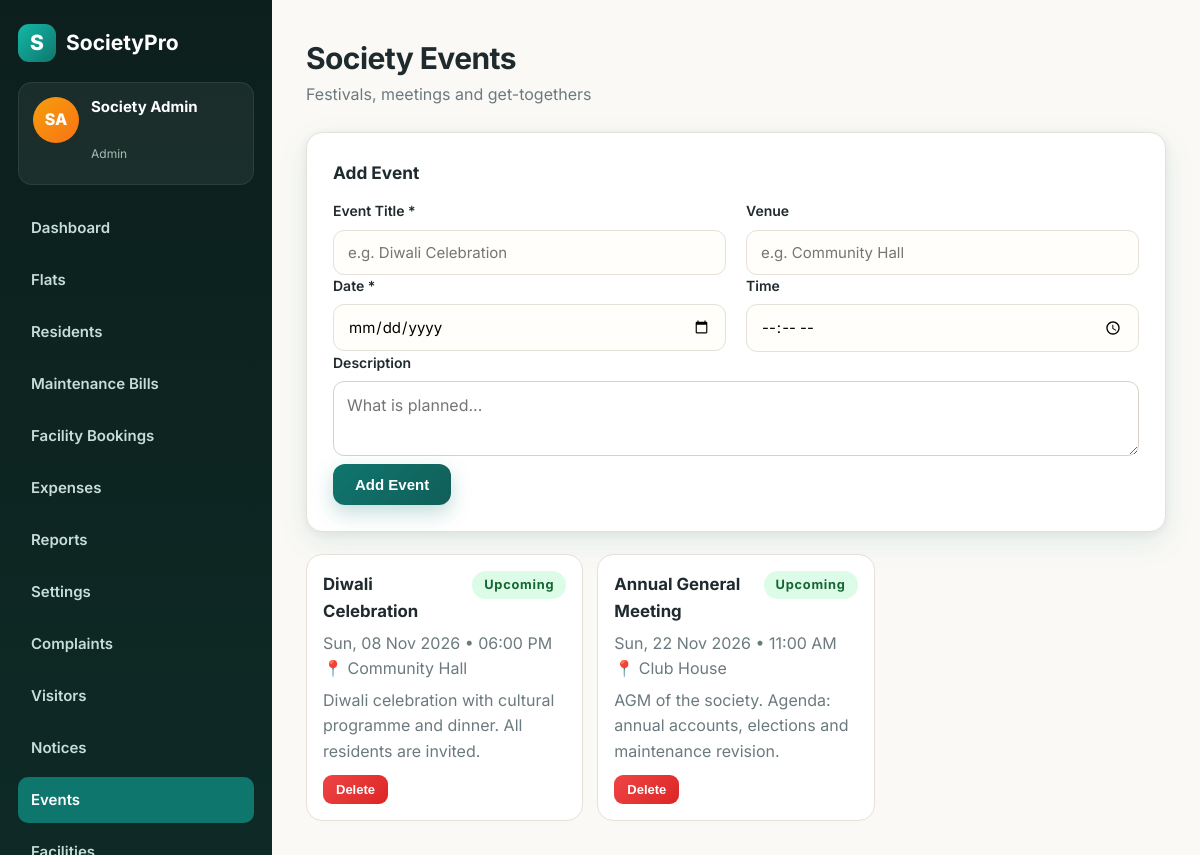
The app's page /events.php (signed in) with its own data.
### tables this page shows
CREATE TABLE IF NOT EXISTS `events` (
  `id` int(11) NOT NULL AUTO_INCREMENT,
  `title` varchar(200) NOT NULL,
  `event_date` date NOT NULL,
  `event_time` time DEFAULT NULL,
  `venue` varchar(120) DEFAULT NULL,
  `description` text DEFAULT NULL,
  `created_by` int(11) DEFAULT NULL,
  `created_at` datetime NOT NULL DEFAULT current_timestamp(),
  PRIMARY KEY (`id`),
  KEY `event_date` (`event_date`)
);

### includes/functions.php (called while the page is built, shortened)
<?php
function e(?string $v): string { return htmlspecialchars((string)$v, ENT_QUOTES, 'UTF-8'); }
function current_user(): ?array { return $_SESSION['user'] ?? null; }
function is_admin(): bool { return (current_user()['role'] ?? '') === 'admin'; }

### events.php (the view, shortened to what this page needs)
<?php
require_once __DIR__ . '/includes/functions.php';
$db = db();
$events = $db->query('SELECT * FROM events ORDER BY (event_date >= CURDATE()) DESC, event_date ASC, id DESC LIMIT 50')->fetchAll();
require_once __DIR__ . '/includes/header.php';
?>
<div class="page-head"><h1>Society Events</h1><p>Festivals, meetings and get-togethers</p></div>
<?php if (is_admin()): ?>
<div class="card" style="margin-bottom:22px">
  <h2 style="font-size:1.08rem;margin-bottom:14px">Add Event</h2>
  <form method="post">
    <div class="form-grid">
      <div class="field"><label>Event Title *</label><input type="text" name="title" required placeholder="e.g. Diwali Celebration"></div>
      <div class="field"><label>Venue</label><input type="text" name="venue" placeholder="e.g. Community Hall"></div>
      <div class="field"><label>Date *</label><input type="date" name="event_date" required></div>
      <div class="field"><label>Time</label><input type="time" name="event_time"></div>
      <div class="field" style="grid-column:1/-1"><label>Description</label><textarea name="description" rows="2" placeholder="What is planned..."></textarea></div>
    </div>
    <button class="btn" type="submit">Add Event</button>
  </form>
</div>
<?php endif; ?>
<div class="flat-grid" style="grid-template-columns:repeat(auto-fill,minmax(260px,1fr))">
<?php foreach ($events as $ev): $upcoming = $ev['event_date'] >= date('Y-m-d'); ?>
  <div class="flat-card" style="text-align:left">
    <div style="display:flex;justify-content:space-between;align-items:start;gap:8px">
      <strong style="font-size:1.05rem"><?= e($ev['title']) ?></strong>
      <?= $upcoming ? '<span class="pill pill-approved">Upcoming</span>' : '<span class="pill pill-closed">Past</span>' ?>
    </div>
    <p style="color:var(--muted);margin-top:6px"><?= e(date('D, d M Y', strtotime($ev['event_date']))) ?><?= $ev['event_time'] ? ' &bull; ' . e(date('h:i A', strtotime($ev['event_time']))) : '' ?><?= $ev['venue'] ? '<br>📍 ' . e($ev['venue']) : '' ?></p>
    <?php if ($ev['description']): ?><p style="color:var(--muted);margin-top:6px"><?= e($ev['description']) ?></p><?php endif; ?>
    <?php if (is_admin()): ?><form method="post" data-confirm="Remove this event?" style="margin-top:10px"><button class="btn btn-sm btn-danger" type="submit">Delete</button></form><?php endif; ?>
  </div>
<?php endforeach; ?>
</div>
<?php require_once __DIR__ . '/includes/footer.php'; ?>

### assets/css/style.css (style rules this page uses)
:root { --paper:#FAF9F6; --card:#FFFFFF; --ink:#1F2A2E; --muted:#6B7A7E; --teal:#0F766E; --teal-dark:#115E59; --teal-soft:#E3F2EF; --amber:#F59E0B; --line:#E5E1D8; --danger:#DC2626; --success:#15803D; --radius:16px; --shadow:0 10px 30px rgba(15,118,110,.10), 0 2px 8px rgba(31,42,46,.06); }
* { margin:0;padding:0;box-sizing:border-box }
body { font-family:'Inter',system-ui,-apple-system,Segoe UI,Roboto,sans-serif;background:var(--paper);color:var(--ink);line-height:1.6 }
.btn { display:inline-flex;align-items:center;justify-content:center;gap:8px;background:linear-gradient(135deg,var(--teal),var(--teal-dark));color:#fff!important;border:none;padding:12px 22px;border-radius:12px;font-weight:700;font-size:15px;cursor:pointer;box-shadow:0 8px 20px rgba(15,118,110,.25);transition:.2s;text-decoration:none!important }
.btn-danger { background:linear-gradient(135deg,#EF4444,var(--danger));box-shadow:none }
.btn-sm { padding:7px 13px;font-size:13px;border-radius:9px }
.pill { display:inline-block;background:var(--teal-soft);color:var(--teal-dark);font-weight:700;font-size:12px;letter-spacing:.06em;text-transform:uppercase;padding:6px 12px;border-radius:999px;margin-bottom:16px }
label { display:block;font-weight:600;font-size:14px;margin-bottom:7px }
input,select { width:100%;padding:12px 14px;border:1.5px solid var(--line);border-radius:11px;font-size:15px;font-family:inherit;background:#FFFEFB;transition:.15s }
.page-head { margin-bottom:24px }
.page-head h1 { font-size:30px;letter-spacing:-.6px }
.page-head p { color:var(--muted) }
.card { background:var(--card);border:1px solid var(--line);border-radius:var(--radius);box-shadow:var(--shadow);padding:26px;margin-bottom:22px }
.card h2 { font-size:20px;margin-bottom:14px }
textarea { width:100%;padding:12px 14px;border:1.5px solid var(--line);border-radius:11px;font-size:15px;font-family:inherit;background:#FFFEFB;resize:vertical }
.form-grid { display:grid;grid-template-columns:1fr 1fr;gap:0 20px }
.pill { display:inline-block;padding:4px 12px;border-radius:999px;font-size:.8rem;font-weight:700;text-transform:capitalize }
.pill-approved { background:#DCFCE7;color:#166534 }
.flat-grid { display:grid;grid-template-columns:repeat(auto-fill,minmax(150px,1fr));gap:14px }
.flat-card { background:#fff;border:1px solid var(--line);border-radius:16px;padding:16px;text-align:center }
select,textarea { width:100%;padding:11px 13px;border:1.5px solid #D8D2C4;border-radius:11px;font:inherit;background:#fff }

### records on screen
events: title "Diwali Celebration", shows "Upcoming", event_date "Sun, 08 Nov 2026", event_time "06:00 PM", venue "Community Hall", description "Diwali celebration with cultural programme and dinner. All residents are invited."
events: title "Annual General Meeting", shows "Upcoming", event_date "Sun, 22 Nov 2026", event_time "11:00 AM", venue "Club House", description "AGM of the society. Agenda: annual accounts, elections and maintenance revision."

### other values on screen
initials($u['name']) "SA"
$u['name'] "Society Admin"
$u['role'] "Admin"
